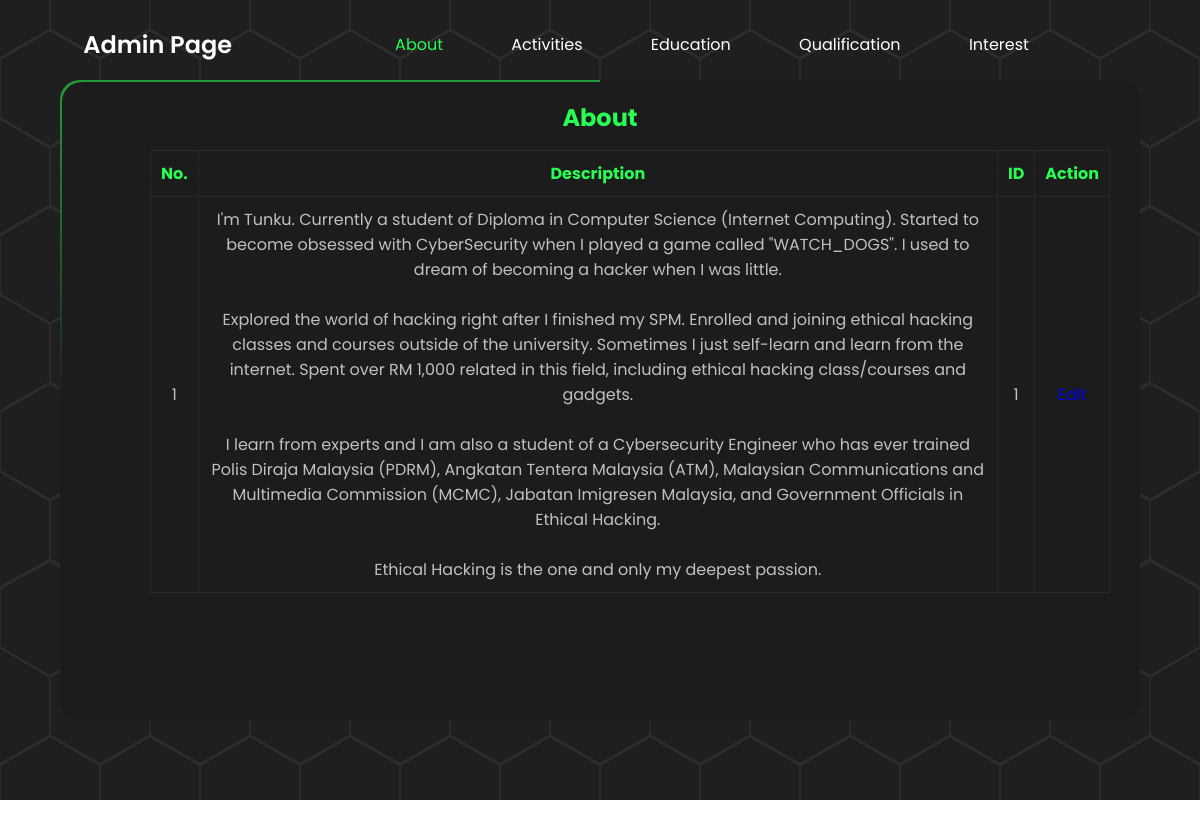
The app's page /admin.php with its own data.
### tables this page shows
CREATE TABLE `about` (
  `id` int(11) NOT NULL,
  `description` varchar(1000) NOT NULL
);

### admin.php (the view, shortened to what this page needs)
<?php
    include 'connect.php';
?>
<!DOCTYPE html>
<html lang="en">
<head>
    <link rel="stylesheet" href="admin.css">
</head>
 <header class="header">
    <a href="#" class="logo">Admin Page</a>
    <nav class="navbar">
        <a href="admin.php" class="active">About</a>
        <a href="activities_list.php">Activities</a>
        <a href="education_list.php">Education</a>
        <a href="qualification_list.php">Qualification</a>
        <a href="interest_list.php">Interest</a>
    </nav>
 </header>
<body>
    <div class="container">
        <header id="hex-grid">
            <div class="light"></div>
            <div class="grid"></div>
    <div class="box">
        <div class="form"></div>
        <h2>About</h2>
    </div>
    <table width="720" height="55" border="1" cellspacing="1" id="example1">
        <thead>
            <th bgcolor="#CCCCCC">No.</th>
            <th bgcolor="#CCCCCC">Description</th>
            <th bgcolor="#CCCCCC">ID</th>
            <th bgcolor="#CCCCCC">Action</th>
        </thead>
        <tbody>
            <?php
                $sql="SELECT * FROM about";
                $result = mysqli_query($conn,$sql);
                $count = 0;
                if(
                mysqli_num_rows($result) > 0){
                while($row=mysqli_fetch_assoc($result)){
                $count++;
                $id=$row['id'];
            ?>
            <tr>
                <td><?php echo $count; ?></td>
                <td><?php echo $row['description']; ?></td>
                <td><?php echo $row['id']; ?></td>
                <td>
                    <?php
                        echo ' <a href="about_update.php?ref='.$row["id"].'" data-id="'.$id.'">Edit</a>';
                        }}
                    ?>
                </td>
            </tr>
        </tbody>
    </table>
</header>
</div>
</body>
</html>

### admin.css (style rules this page uses)
* { font-family: "Poppins", sans-serif; text-decoration: none; }
:root { --main-color: #29fd53; --line-color: #28292d; --background-color: #1c1c1c; --text-color: #fff; }
.header { position: fixed; top: 0; left: 0; width: 100%; padding: 2rem 9%; display: flex; justify-content: space-between; align-items: center; z-index: 100; }
.logo { font-style: 2.5rem; color: var(--text-color); font-weight: 600; cursor: pointer; transform: scale(1.5); }
.navbar { transform: translateX(-40%) }
.navbar a { font-size: 1rem; color: var(--text-color); margin-left: 4rem; transition: 0.3s; }
.navbar a:hover, .navbar a.active { color: var(--main-color); }
body { margin: 0; padding: 0; min-height: 160vh; overflow: hidden; }
.container { background: #2b2b2b; display: flex; justify-content: center; align-items: center; min-height: 100vh; position: relative; z-index: 0; }
#hex-grid { height: 100vh; }
#hex-grid .grid { position: absolute; top: 0; left: 0; background: url(grid.svg) repeat; width: 100%; height: 100%; z-index: -100; background-size: 500px; }
#hex-grid .light { position: absolute; top: 50%; left: 50%; transform: translate(-50%, -50%); width: 15em; height: 15em; filter: blur(50px); background: linear-gradient(90deg, #29fd53 0%, #29fd53 100%); z-index: -100; }
label, h2 { color: #29fd53; font-weight: bold; text-align: center; }
.box { position: absolute; top: 10%; left: 5%; width: 90%; height: 80%; background: #1c1c1c; border-radius: 20px; overflow: hidden; z-index: -10; }
.box::before { content: ''; position: absolute; top: -250%; left: -50%; width: 100%; height: 300%; background: linear-gradient(0deg, transparent, #29fd53, #29fd53); transform-origin: bottom right; animation: animate 6s linear infinite; z-index: -100; }
.box::after { content: ''; position: absolute; top: -250%; left: -50%; width: 100%; height: 300%; background: linear-gradient(0deg, transparent, #29fd53, #29fd53); transform-origin: bottom right; animation: animate 6s linear infinite; animation-delay: -3s; z-index: -100; }
table { height: 36%; width: 80%; margin: 150px; color: #29fd53; border-radius: 20px; border-color: #28292d; place-items: center; text-align: center; justify-content: center; border-collapse: collapse; }
th { background-color: #1c1c1c; padding: 10px; border-radius: 20px; }
td { padding: 10px; color: silver; border-radius: 20px; }
.form { position: absolute; inset: 2px; border-radius: 20px; background: #1c1c1c; z-index: -10; }

### records on screen
about: description "I'm Tunku. Currently a student of Diploma in Computer Science (Internet Computing). Started to become obsessed with CyberSecurity when I played a game called \"WATCH_DOGS\". I used to dream of becoming a hacker when I was little. Explored the world of hacking right after I finished my SPM. Enrolled and joining ethical hacking classes and courses outside of the university. Sometimes I just self-learn and learn from the internet. Spent over RM 1,000 related in this field, including ethical hacking class/courses and gadgets. I learn from experts and I am also a student of a Cybersecurity Engineer who has ever trained Polis Diraja Malaysia (PDRM), Angkatan Tentera Malaysia (ATM), Malaysian…", id "1"
